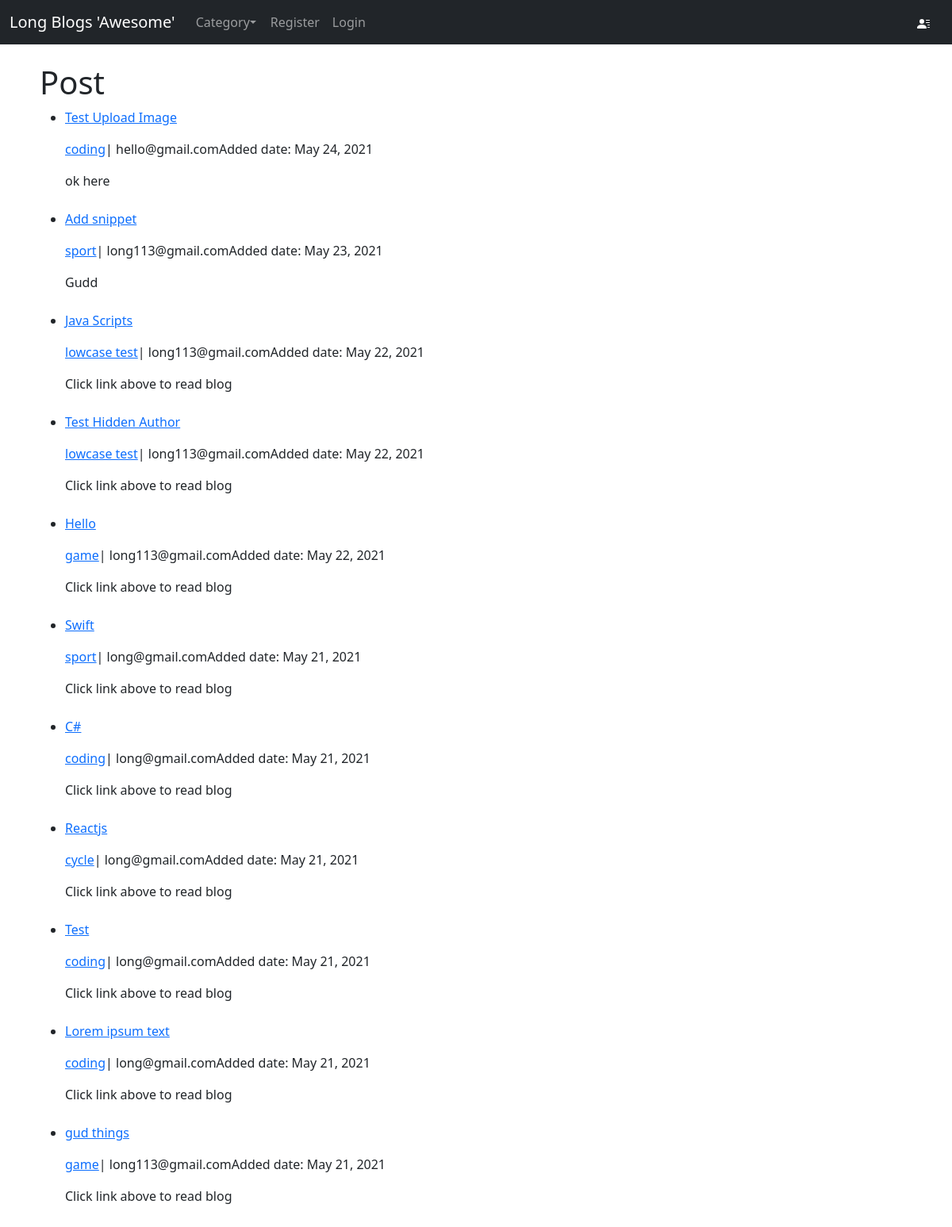
The page / on the database its author committed.
### theblog/models.py (models this page shows, shortened)
class Post(models.Model):
    title = models.CharField(max_length=255)
    header_image = models.ImageField(null=True, blank=True, upload_to="images/")
    title_tag = models.CharField(max_length=255, default='Long Kun Blogs')
    author = models.ForeignKey(User, on_delete=models.CASCADE)
    category = models.CharField(max_length=255, default='coding')
    snippet = models.CharField(max_length=255)
    body = RichTextField(blank=True, null=True)
    post_date = models.DateField(auto_now_add=datetime.now)
    likes = models.ManyToManyField(User, related_name='blog_posts')

### theblog/views.py (the view)
# urls.py: path('', views.HomeView.as_view(), name='home'),
class HomeView(ListView):
    model = Post
    template_name = 'theblog/home.html'
    ordering = ['-post_date']
    def get_context_data(self, **kwargs):
        categories = Category.objects.all()
        context = super(HomeView, self).get_context_data(**kwargs)
        context['categories'] = categories
        return context

### theblog/models.py (called while the page is built)
    def __str__(self):
        return self.name

### theblog/templates/theblog/home.html (shortened to what this page needs)
{% extends 'theblog/base.html' %}
{% block content %}
    <h1>Post</h1>
    <ul>
        {% for post in object_list %}
        <li>
            <a href="{% url 'article-detail' post.pk %}">
                <p>{{post.title}}</p>
            </a>
            <div style="display: flex; margin-right: 10px;">
                <a href="{% url 'category' post.category|slugify %}">
                    {{post.category}}
                </a>
                <p> | {{post.author.email}}Added date: {{post.post_date}}
                </p>
            </div>
            {{post.snippet}}
        </li>
        <br>
        {% endfor %}
    </ul>
{% endblock content %}

### rows shown on the page
Post: title "Test Upload Image", category "coding", author.email "hello@gmail.com", post_date "May 24, 2021", snippet "ok here"
Post: title "Add snippet", category "sport", author.email "long113@gmail.com", post_date "May 23, 2021", snippet "Gudd"
Post: title "Java Scripts", category "lowcase test", author.email "long113@gmail.com", post_date "May 22, 2021", snippet "Click link above to read blog"
Post: title "Test Hidden Author", category "lowcase test", author.email "long113@gmail.com", post_date "May 22, 2021", snippet "Click link above to read blog"
Post: title "Hello", category "game", author.email "long113@gmail.com", post_date "May 22, 2021", snippet "Click link above to read blog"
Post: title "Swift", category "sport", author.email "long@gmail.com", post_date "May 21, 2021", snippet "Click link above to read blog"
Post: title "C#", category "coding", author.email "long@gmail.com", post_date "May 21, 2021", snippet "Click link above to read blog"
Post: title "Reactjs", category "cycle", author.email "long@gmail.com", post_date "May 21, 2021", snippet "Click link above to read blog"
Post: title "Test", category "coding", author.email "long@gmail.com", post_date "May 21, 2021", snippet "Click link above to read blog"
Post: title "Lorem ipsum text", category "coding", author.email "long@gmail.com", post_date "May 21, 2021", snippet "Click link above to read blog"
Post: title "gud things", category "game", author.email "long113@gmail.com", post_date "May 21, 2021", snippet "Click link above to read blog"
